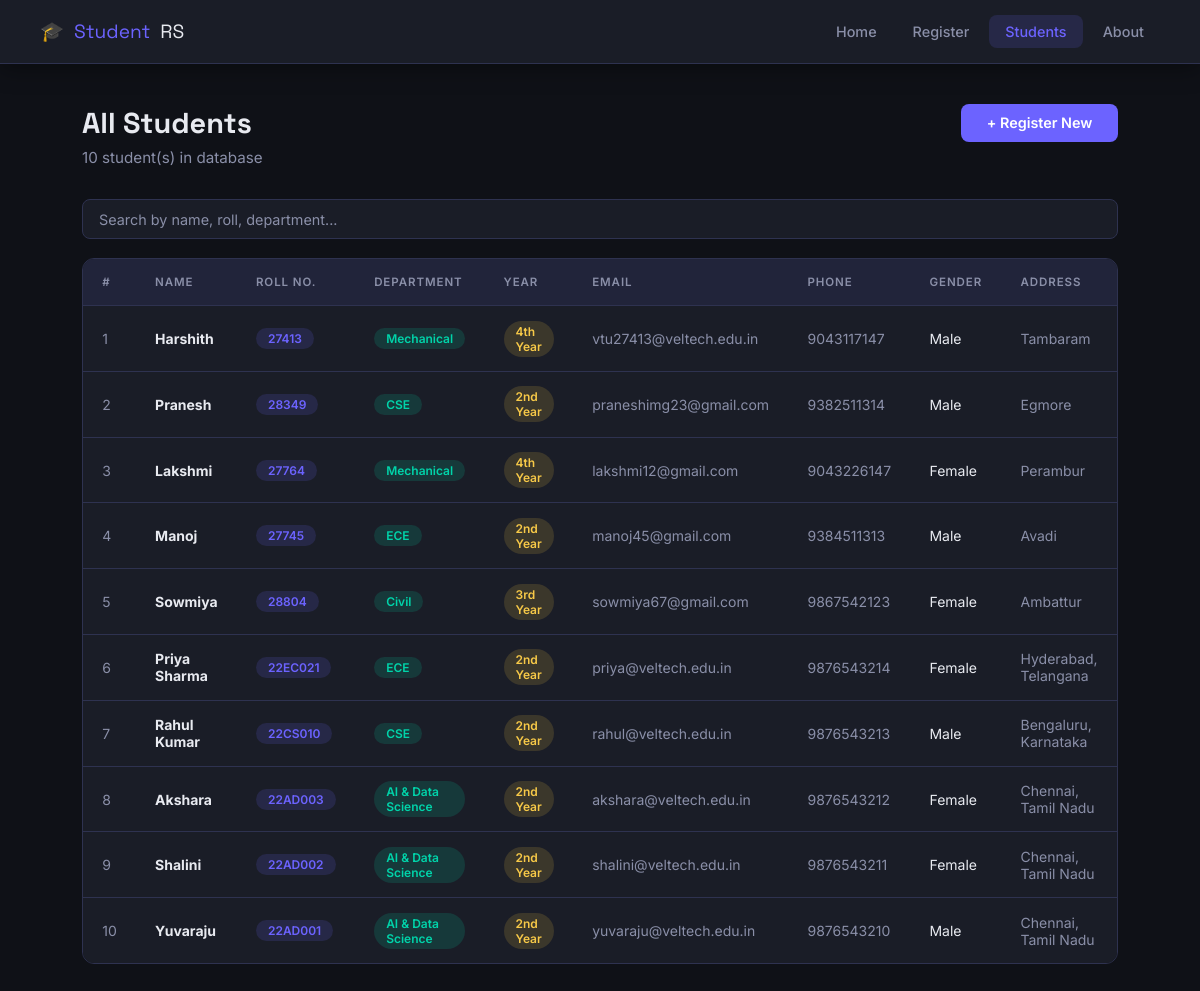
/students, run on the app's committed database.
### tables this page shows
CREATE TABLE students (
            id      INTEGER PRIMARY KEY AUTOINCREMENT,
            name    TEXT NOT NULL,
            roll    TEXT NOT NULL UNIQUE,
            dept    TEXT NOT NULL,
            year    TEXT NOT NULL,
            email   TEXT NOT NULL,
            phone   TEXT NOT NULL,
            gender  TEXT NOT NULL,
            address TEXT NOT NULL
        );

### innolift_srs_day12/app.py (the view)
@app.route("/students")
def students_list():
    conn = get_db()
    students = conn.execute("SELECT * FROM students ORDER BY id DESC").fetchall()
    conn.close()
    return render_template("students.html", students=students)

### innolift_srs_day12/app.py (called while the page is built)
def get_db():
    conn = sqlite3.connect(DB)
    return conn

### innolift_srs_day12/templates/students.html (shortened to what this page needs)
<!DOCTYPE html>
<html lang="en">
<head>
  <link rel="stylesheet" href="{{ url_for('static', filename='css/style.css') }}"/>
</head>
<body>
  <nav class="navbar">
    <div class="nav-logo">🎓 <span>Student</span>RS</div>
    <div class="nav-links">
      <a href="{{ url_for('home') }}">Home</a>
      <a href="{{ url_for('register') }}">Register</a>
      <a href="{{ url_for('students_list') }}" class="active">Students</a>
      <a href="{{ url_for('about') }}">About</a>
    </div>
  </nav>
  <div class="page">
    <div style="display:flex; align-items:center; justify-content:space-between; margin-bottom:0.4rem;">
      <h1 class="page-title" style="margin-bottom:0;">All Students</h1>
      <a href="{{ url_for('register') }}" class="btn btn-primary">+ Register New</a>
    </div>
    <p class="page-subtitle">{{ students|length }} student(s) in database</p>
    <div class="search-bar">
      <input type="text" id="searchInput" placeholder="Search by name, roll, department..." oninput="filterTable()"/>
    </div>
    <div class="table-wrap" style="overflow-x:auto;">
      {% if students %}
      <table id="studentTable">
        <thead>
          <tr>
            <th>#</th>
            <th>Name</th>
            <th>Roll No.</th>
            <th>Department</th>
            <th>Year</th>
            <th>Email</th>
            <th>Phone</th>
            <th>Gender</th>
            <th>Address</th>
          </tr>
        </thead>
        <tbody>
          {% for s in students %}
          <tr>
            <td style="color:var(--muted)">{{ loop.index }}</td>
            <td><strong>{{ s[1] }}</strong></td>
            <td><span class="pill pill-purple">{{ s[2] }}</span></td>
            <td><span class="pill pill-green">{{ s[3] }}</span></td>
            <td><span class="pill pill-yellow">{{ s[4] }}</span></td>
            <td style="color:var(--muted)">{{ s[5] }}</td>
            <td style="color:var(--muted)">{{ s[6] }}</td>
            <td>{{ s[7] }}</td>
            <td style="color:var(--muted); max-width:180px;">{{ s[8] }}</td>
          </tr>
          {% endfor %}
        </tbody>
      </table>
      {% else %}
      <div style="text-align:center; padding:3rem; color:var(--muted);">
        <div style="font-size:2.5rem; margin-bottom:0.5rem;">🎓</div>
        No students yet.
        <a href="{{ url_for('register') }}" style="color:var(--accent);">Register one!</a>
      </div>
      {% endif %}
    </div>
  </div>
</body>
</html>

### innolift_srs_day12/static/css/style.css (style rules this page uses)
:root { --bg: #0f1117; --surface: #1a1d27; --card: #21243a; --accent: #6c63ff; --accent2: #00d4aa; --danger: #ff4d6d; --warn: #f7c948; --text: #e8eaf0; --muted: #8a8fa8; --border: #2e3250; --radius: 12px; --shadow: 0 4px 24px rgba(0,0,0,0.4); }
*, *::before, *::after { box-sizing: border-box; margin: 0; padding: 0; }
body { font-family: 'Inter', sans-serif; background: var(--bg); color: var(--text); min-height: 100vh; }
a { text-decoration: none; color: inherit; }
.navbar { background: var(--surface); border-bottom: 1px solid var(--border); padding: 0 2.5rem; height: 64px; display: flex; align-items: center; justify-content: space-between; position: sticky; top: 0; z-index: 100; box-shadow: var(--shadow); }
.nav-logo { font-family: 'Space Grotesk', sans-serif; font-size: 1.2rem; color: var(--text); display: flex; align-items: center; gap: 10px; }
.nav-logo span { color: var(--accent); }
.nav-links { display: flex; gap: 0.25rem; }
.nav-links a { color: var(--muted); font-size: 0.9rem; font-weight: 500; padding: 0.5rem 1rem; border-radius: 8px; transition: background 0.2s, color 0.2s; }
.nav-links a.active { background: rgba(108,99,255,0.15); color: var(--accent); }
.page { max-width: 1100px; margin: 0 auto; padding: 2.5rem 2rem; }
.page-title { font-family: 'Space Grotesk', sans-serif; font-size: 1.8rem; margin-bottom: 0.4rem; }
.page-subtitle { color: var(--muted); font-size: 0.95rem; margin-bottom: 2rem; }
.btn { display: inline-block; padding: 0.65rem 1.6rem; border: none; border-radius: 8px; font-weight: 600; font-size: 0.9rem; cursor: pointer; font-family: 'Inter', sans-serif; transition: opacity 0.2s, transform 0.15s; }
.btn-primary { background: var(--accent); color: white; }
.table-wrap { background: var(--surface); border: 1px solid var(--border); border-radius: var(--radius); overflow: hidden; }
table { width: 100%; border-collapse: collapse; }
thead { background: var(--card); }
th { text-align: left; padding: 1rem 1.2rem; font-size: 0.72rem; text-transform: uppercase; letter-spacing: 0.08em; color: var(--muted); font-weight: 600; }
td { padding: 0.9rem 1.2rem; font-size: 0.875rem; border-top: 1px solid var(--border); transition: background 0.15s; }
.pill { display: inline-block; padding: 3px 12px; border-radius: 20px; font-size: 0.75rem; font-weight: 600; }
.pill-purple { background: rgba(108,99,255,0.15); color: var(--accent); }
.pill-green { background: rgba(0,212,170,0.15); color: var(--accent2); }
.pill-yellow { background: rgba(247,201,72,0.15); color: var(--warn); }
.search-bar { display: flex; gap: 0.75rem; margin-bottom: 1.2rem; }
.search-bar input { flex: 1; background: var(--surface); border: 1px solid var(--border); color: var(--text); padding: 0.65rem 1rem; border-radius: 8px; font-size: 0.9rem; font-family: 'Inter', sans-serif; }
.search-bar input::placeholder { color: var(--muted); }

### data on the page
students: name "Harshith", roll "27413", dept "Mechanical", year "4th Year", email "vtu27413@veltech.edu.in", phone "9043117147", gender "Male", address "Tambaram"
students: name "Pranesh", roll "28349", dept "CSE", year "2nd Year", email "praneshimg23@gmail.com", phone "9382511314", gender "Male", address "Egmore"
students: name "Lakshmi", roll "27764", dept "Mechanical", year "4th Year", email "lakshmi12@gmail.com", phone "9043226147", gender "Female", address "Perambur"
students: name "Manoj", roll "27745", dept "ECE", year "2nd Year", email "manoj45@gmail.com", phone "9384511313", gender "Male", address "Avadi"
students: name "Sowmiya", roll "28804", dept "Civil", year "3rd Year", email "sowmiya67@gmail.com", phone "9867542123", gender "Female", address "Ambattur"
students: name "Priya Sharma", roll "22EC021", dept "ECE", year "2nd Year", email "priya@veltech.edu.in", phone "9876543214", gender "Female", address "Hyderabad, Telangana"
students: name "Rahul Kumar", roll "22CS010", dept "CSE", year "2nd Year", email "rahul@veltech.edu.in", phone "9876543213", gender "Male", address "Bengaluru, Karnataka"
students: name "Akshara", roll "22AD003", dept "AI & Data Science", year "2nd Year", email "akshara@veltech.edu.in", phone "9876543212", gender "Female", address "Chennai, Tamil Nadu"
students: name "Shalini", roll "22AD002", dept "AI & Data Science", year "2nd Year", email "shalini@veltech.edu.in", phone "9876543211", gender "Female", address "Chennai, Tamil Nadu"
students: name "Yuvaraju", roll "22AD001", dept "AI & Data Science", year "2nd Year", email "yuvaraju@veltech.edu.in", phone "9876543210", gender "Male", address "Chennai, Tamil Nadu"

### other printed values
{{ students|length }} "10"
